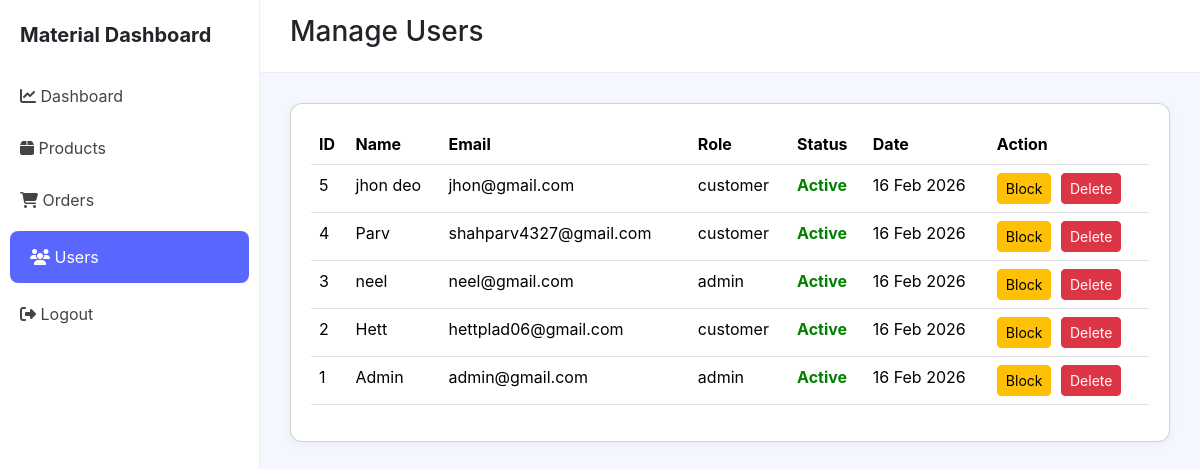
The page /admin/users.php (signed in) on the database its author committed.
### tables this page shows
CREATE TABLE `users` (
  `id` int(11) NOT NULL,
  `name` varchar(100) DEFAULT NULL,
  `email` varchar(100) DEFAULT NULL,
  `password` varchar(255) DEFAULT NULL,
  `role` enum('customer','admin') DEFAULT 'customer',
  `created_at` timestamp NOT NULL DEFAULT current_timestamp(),
  `status` enum('active','blocked') DEFAULT 'active'
);

### admin/users.php (the view, shortened to what this page needs)
<?php
include("../config/db.php");
$result = $conn->query("
SELECT id,name,email,role,status,created_at
FROM users
ORDER BY created_at DESC
");
?>
<!DOCTYPE html>
<html lang="en">
<head>
    <link rel="stylesheet" href="style/assets/css/index.css">
    <link rel="stylesheet"
        href="https://cdnjs.cloudflare.com/ajax/libs/font-awesome/6.5.0/css/all.min.css">
    <link href="https://cdn.jsdelivr.net/npm/bootstrap@5.3.3/dist/css/bootstrap.min.css" rel="stylesheet">
</head>
<body>
    <div class="sidebar">
        <div class="logo">
            Material Dashboard
        </div>
        <a href="dashboard.php">
            <i class="fa fa-chart-line"></i> Dashboard
        </a>
        <a href="products.php">
            <i class="fa fa-box"></i> Products
        </a>
        <a href="orders.php">
            <i class="fa fa-shopping-cart"></i> Orders
        </a>
        <a href="users.php" class="active">
            <i class="fa fa-users"></i> Users
        </a>
        <a href="../auth/logout.php">
            <i class="fa fa-sign-out-alt"></i> Logout
        </a>
    </div>
    <div class="main">
        <div class="header">
            <h3>Manage Users</h3>
        </div>
        <div style="padding:30px;">
            <div class="card">
                <table class="table table-hover">
                    <thead>
                        <tr>
                            <th>ID</th>
                            <th>Name</th>
                            <th>Email</th>
                            <th>Role</th>
                            <th>Status</th>
                            <th>Date</th>
                            <th>Action</th>
                        </tr>
                    </thead>
                    <tbody>
                        <?php while ($user = $result->fetch_assoc()): ?>
                            <tr>
                                <td><?= $user['id'] ?></td>
                                <td><?= htmlspecialchars($user['name']) ?></td>
                                <td><?= htmlspecialchars($user['email']) ?></td>
                                <td><?= $user['role'] ?></td>
                                <td>
                                    <span class="status-<?= $user['status'] ?>">
                                        <?= ucfirst($user['status']) ?>
                                    </span>
                                </td>
                                <td>
                                    <?= date("d M Y", strtotime($user['created_at'])) ?>
                                </td>
                                <td>
                                    <?php if ($user['status'] == "active"): ?>
                                        <button
                                            class="btn btn-warning btn-sm btn-action"
                                            onclick="confirmAction('block',<?= $user['id'] ?>)">
                                            Block
                                        </button>
                                    <?php endif; ?>
                                    <button
                                        class="btn btn-danger btn-sm"
                                        onclick="confirmAction('delete',<?= $user['id'] ?>)">
                                        Delete
                                    </button>
                                </td>
                            </tr>
                        <?php endwhile; ?>
                    </tbody>
                </table>
            </div>
        </div>
    </div>
</body>
</html>

### admin/users.php (style rules this page uses)
body { background: #f4f7fe; font-family: Inter, sans-serif; }
.sidebar { width: 260px; background: #fff; height: 100vh; position: fixed; border-right: 1px solid #eee; }
.sidebar .logo { font-size: 20px; font-weight: 700; padding: 20px; }
.sidebar a { display: block; padding: 14px 20px; color: #444; text-decoration: none; }
.sidebar a.active { background: #5a67ff; color: #fff; border-radius: 8px; margin: 5px 10px; }
.main { margin-left: 260px; }
.header { background: #fff; padding: 15px 30px; border-bottom: 1px solid #eee; }
.card { background: #fff; padding: 20px; border-radius: 12px; box-shadow: 0 2px 10px rgba(0, 0, 0, 0.05); }
.status-active { color: green; font-weight: bold; }
.btn-action { margin-right: 5px; }

### rows shown on the page
users: id "5", name "jhon deo", email "jhon@gmail.com", role "customer", status "Active", created_at "16 Feb 2026"
users: id "4", name "Parv", email "shahparv4327@gmail.com", role "customer", status "Active", created_at "16 Feb 2026"
users: id "3", name "neel", email "neel@gmail.com", role "admin", status "Active", created_at "16 Feb 2026"
users: id "2", name "Hett", email "hettplad06@gmail.com", role "customer", status "Active", created_at "16 Feb 2026"
users: id "1", name "Admin", email "admin@gmail.com", role "admin", status "Active", created_at "16 Feb 2026"
